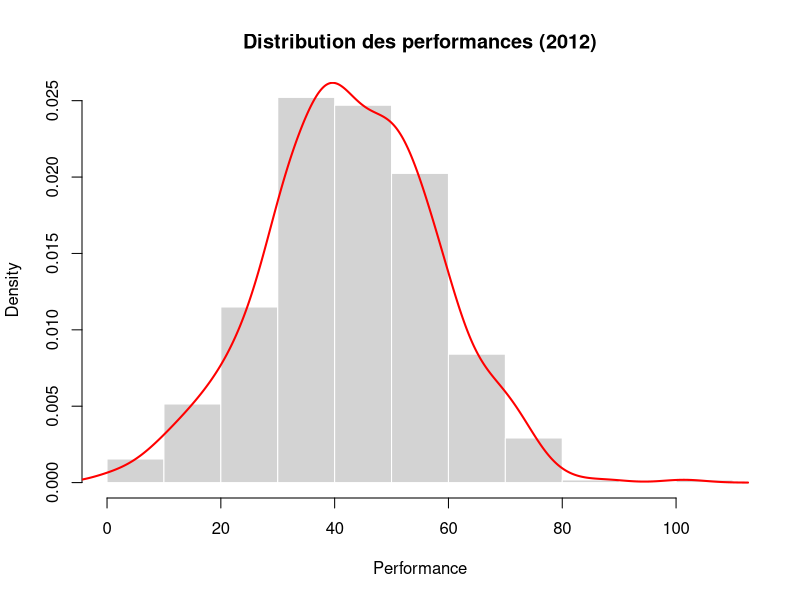
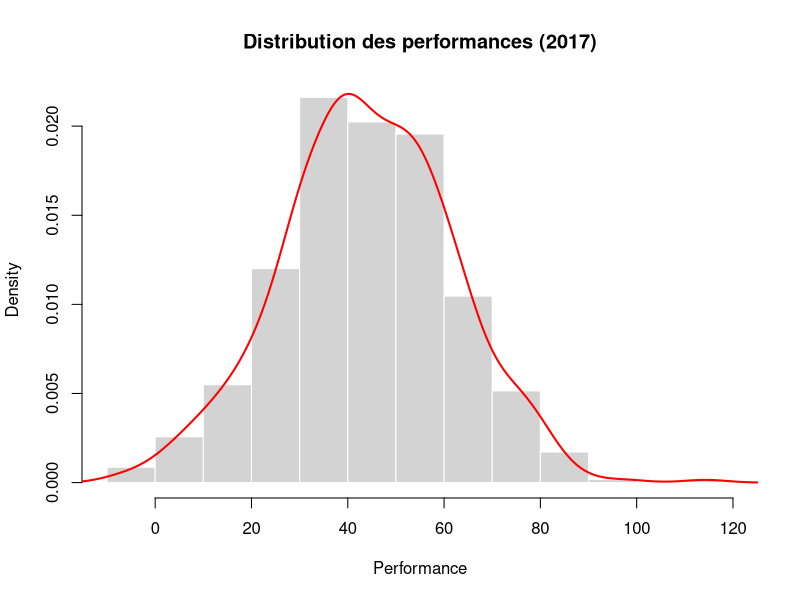
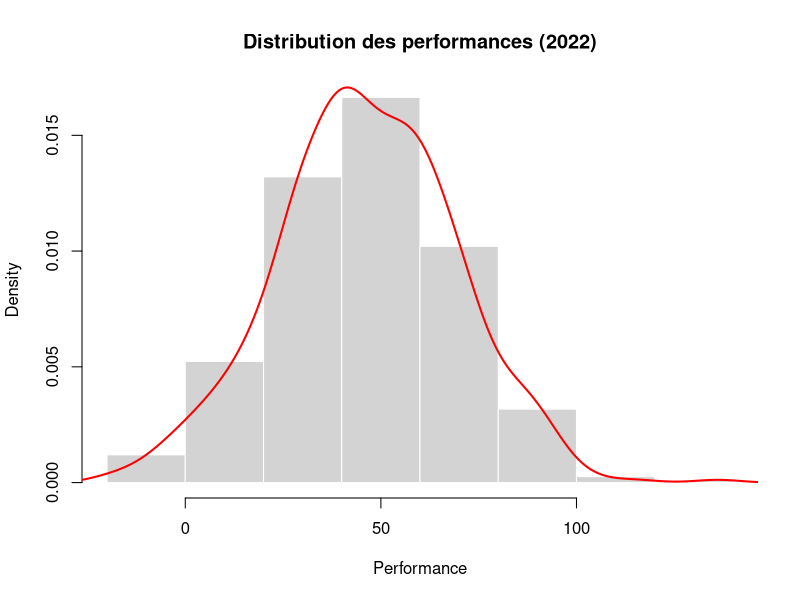

Here is the R script that generated these plots, in order:
# Prépatation de l'environnement et des données
setwd("F:/M1 MIAGE UEVE/Statistique/TP")

data2012 <- scan("company2012.dat",skip = 1)
data2017 <- scan("company2017.dat",skip = 1)
data2022 <- scan("company2022.dat",skip = 1)

#Q1 Affichez la distribution des performances pour les 3 années.
hist(data2012, 
     freq = FALSE,
     main = "Distribution des performances (2012)", 
     xlab = "Performance", 
     col = "lightgray", 
     border = "white")
lines(density(data2012), col = "red", lwd = 2)

hist(data2017, 
     freq = FALSE,
     main = "Distribution des performances (2017)", 
     xlab = "Performance", 
     col = "lightgray", 
     border = "white")
lines(density(data2017), col = "red", lwd = 2)

hist(data2022, 
     freq = FALSE,
     main = "Distribution des performances (2022)", 
     xlab = "Performance", 
     col = "lightgray", 
     border = "white")
lines(density(data2022), col = "red", lwd = 2)

#Q2 Visuellement, les performances semblent suivre une loi de probabilité normale. Effectuez un test de Shapiro-Wilk afin de vérifier cette hypothèse
shapiro_test_2012 <- shapiro.test(data2012)
shapiro_test_2017 <- shapiro.test(data2017)
shapiro_test_2022 <- shapiro.test(data2022)

print("***** Résultat du test de shapiro-wilk pour les données de l'année 2012  ******")
print(shapiro_test_2012)

print("***** Résultat du test de shapiro-wilk pour les données de l'année 2017  ******")
print(shapiro_test_2017)

print("***** Résultat du test de shapiro-wilk pour les données de l'année 2022  ******")
print(shapiro_test_2022)

#Q3 Test ANOVA
data_indep <- data.frame(
  performance = c(data2012, data2017, data2022),
  periode = factor(rep(c("2012", "2017", "2022"), each = length(data2012)))
)

anova_indep <- aov(performance ~ periode, data = data_indep)
summary(anova_indep)


#Q4 Test Kruskal-Wallis
kruskal_test <- kruskal.test(
  x = c(data2012, data2017, data2022),
  g = factor(rep(c("2012", "2017", "2022"), each = length(data2012)))
)
print(kruskal_test)

